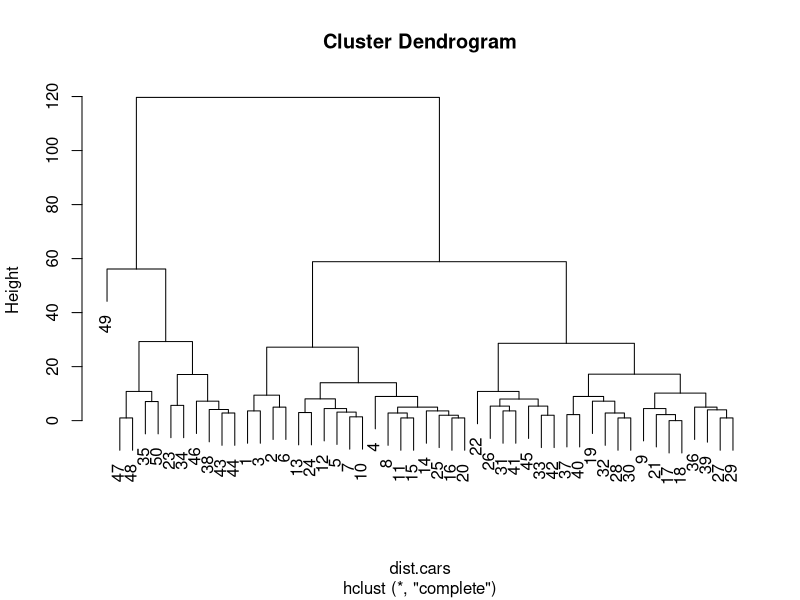

Here is the R script that generated this plot:
# carsデータセットのロード
data(cars)
# データ間の距離の算出
dist.cars <- dist(cars)
# 階層的クラスタリングの実行
hc.cars <- hclust(dist.cars)
# クラスタリングの可視化
plot(hc.cars)